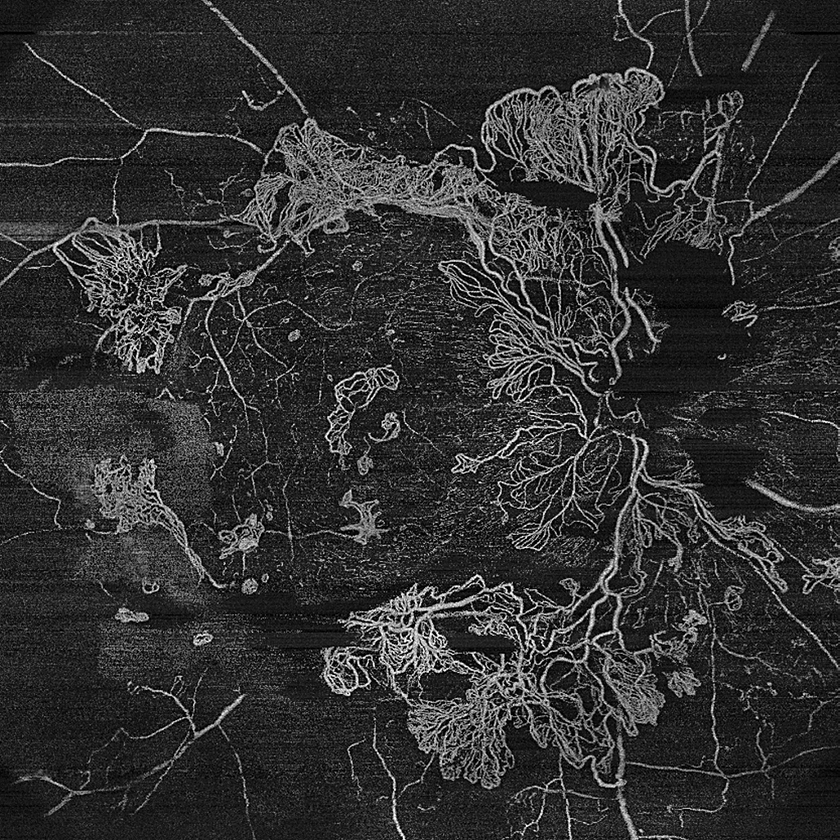
#> input picture src/ariake_octa/pdr_nve/examples/cases/case1_before.png, 840 x 840 px, shrunk from 1024 x 1024 before the run
$ python -i faz_segmentation.py   (imports and definitions only)   (older library calls are emulated)
#> lines starting #> are read from the running program, lines starting #| are printed output that depends on the picture; after the words box and inside, x2 and y2 are one past the last pixel; in counts of white or black regions, pixels touching at a corner belong together
#> further down, picture is the input picture: shape (840, 840); min 0, max 255, mean 49.7
"""
Enhanced FAZ (Foveal Avascular Zone) Segmentation Module

Multiple segmentation approaches inspired by:
- SAM-OCTA: Segment Anything Model adaptation
- S²A-Net: CNN+Transformer framework
- FAZ_Extraction: Traditional image processing
- MultitaskOCTA: Multi-task learning approach

This module provides a unified interface with multiple fallback methods.
"""

from typing import Dict, List, Optional, Tuple

import numpy as np
from skimage import measure, morphology, filters, segmentation, feature, transform
from scipy import ndimage
from skimage import feature, filters, measure, morphology, segmentation


class EnhancedFAZSegmentation:
    """
    Enhanced FAZ segmentation with multiple methods

    Supports:
    1. Morphological method (default, fast)
    2. Edge-based method (traditional)
    3. Region growing method (precise)
    4. Hybrid method (combines multiple approaches)
    """

    def __init__(
        self,
        method: str = "morphological",
        min_area_mm2: float = 0.1,
        max_area_mm2: float = 1.5,
        min_circularity: float = 0.5,
        pixel_size_mm: float = 0.00744,
    ):
        """
        Args:
            method: Segmentation method ('morphological', 'edge', 'region_growing', 'hybrid')
            min_area_mm2: Minimum FAZ area (mm²)
            max_area_mm2: Maximum FAZ area (mm²)
            min_circularity: Minimum circularity (0-1)
            pixel_size_mm: Pixel size (mm/pixel)
        """
        valid_methods = ["morphological", "edge", "region_growing", "hybrid"]
        if method not in valid_methods:
            raise ValueError(f"Method must be one of {valid_methods}")

        self.method = method
        self.min_area_mm2 = min_area_mm2
        self.max_area_mm2 = max_area_mm2
        self.min_circularity = min_circularity
        self.pixel_size_mm = pixel_size_mm

    def segment(
        self, vessel_image: np.ndarray, binary_mask: Optional[np.ndarray] = None
    ) -> Tuple[Optional[np.ndarray], Dict]:
        """
        Segment FAZ from vessel image

        Args:
            vessel_image: Grayscale vessel image (H×W)
            binary_mask: Pre-computed binary vessel mask (optional)

        Returns:
            faz_mask: FAZ region mask (H×W bool) or None if detection failed
            metrics: Dictionary of FAZ metrics
        """
        # Apply selected method
        if self.method == "morphological":
            faz_mask = self._morphological_method(vessel_image, binary_mask)
        elif self.method == "edge":
            faz_mask = self._edge_based_method(vessel_image)
        elif self.method == "region_growing":
            faz_mask = self._region_growing_method(vessel_image, binary_mask)
        elif self.method == "hybrid":
            faz_mask = self._hybrid_method(vessel_image, binary_mask)
        else:
            raise ValueError(f"Unknown method: {self.method}")

        # Validate and compute metrics
        if faz_mask is None:
            return None, self._empty_metrics()

        # Validate FAZ region
        is_valid, metrics = self._validate_and_measure(faz_mask)

        if not is_valid:
            return None, self._empty_metrics()

        return faz_mask, metrics

    def _morphological_method(
        self, vessel_image: np.ndarray, binary_mask: Optional[np.ndarray] = None
    ) -> Optional[np.ndarray]:
        """
        Morphological FAZ detection (fastest method)

        Based on traditional image processing approach
        """
        if binary_mask is None:
            # Binarize using Otsu if not provided
            threshold = filters.threshold_otsu(vessel_image)
#> threshold = 82
            binary_mask = vessel_image > threshold
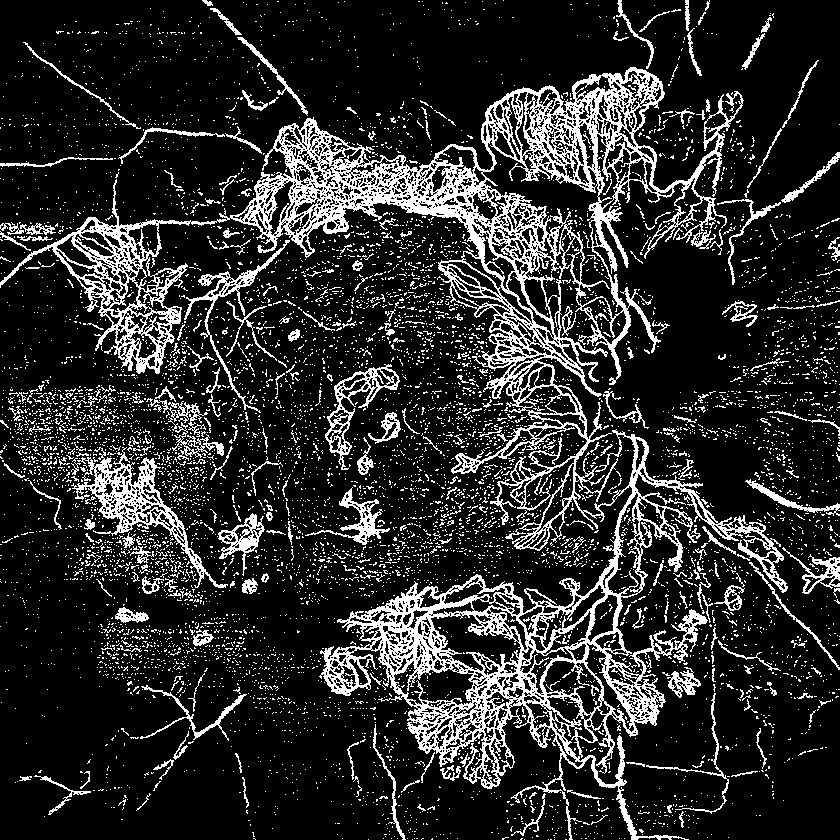
#> binary_mask: shape (840, 840) bool; 17.2% white in thin lines or dots

        # Invert to get avascular regions
        inverted = ~binary_mask
#> inverted: shape (840, 840) bool; 82.8% white; black in thin lines or dots

        # Find center seed point
        h, w = inverted.shape
#> h = 840; w = 840
        center_y, center_x = h // 2, w // 2
#> center_y = 420; center_x = 420

        # Search for avascular region near center
        seed_found = False
        for r in range(1, min(h, w) // 4):
            for dy in range(-r, r + 1):
                for dx in range(-r, r + 1):
                    y, x = center_y + dy, center_x + dx
                    if 0 <= y < h and 0 <= x < w and inverted[y, x]:
                        seed_y, seed_x = y, x
                        seed_found = True
                        break
                if seed_found:
                    break
            if seed_found:
                break

        if not seed_found:
            return None

        # Connected component analysis
        labeled = measure.label(inverted, connectivity=2)
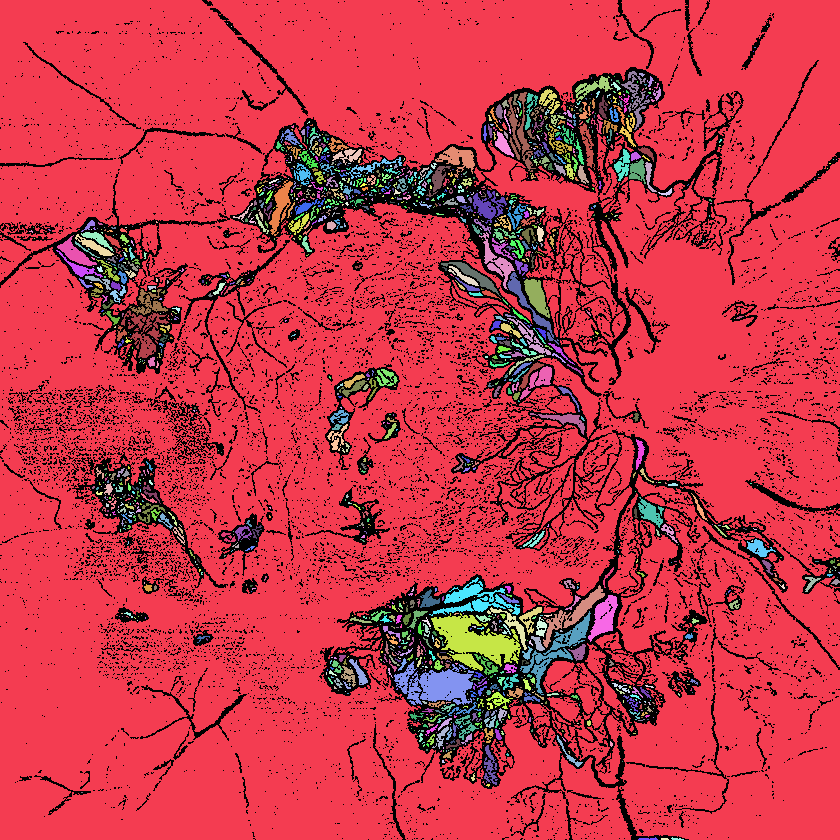
#> labeled: shape (840, 840) int32; 1514 distinct labels, from 0 to 1513; one colour per label, 0 black
        seed_label = labeled[seed_y, seed_x]
#> seed_label = 1

        if seed_label == 0:
            return None

        faz_mask = labeled == seed_label
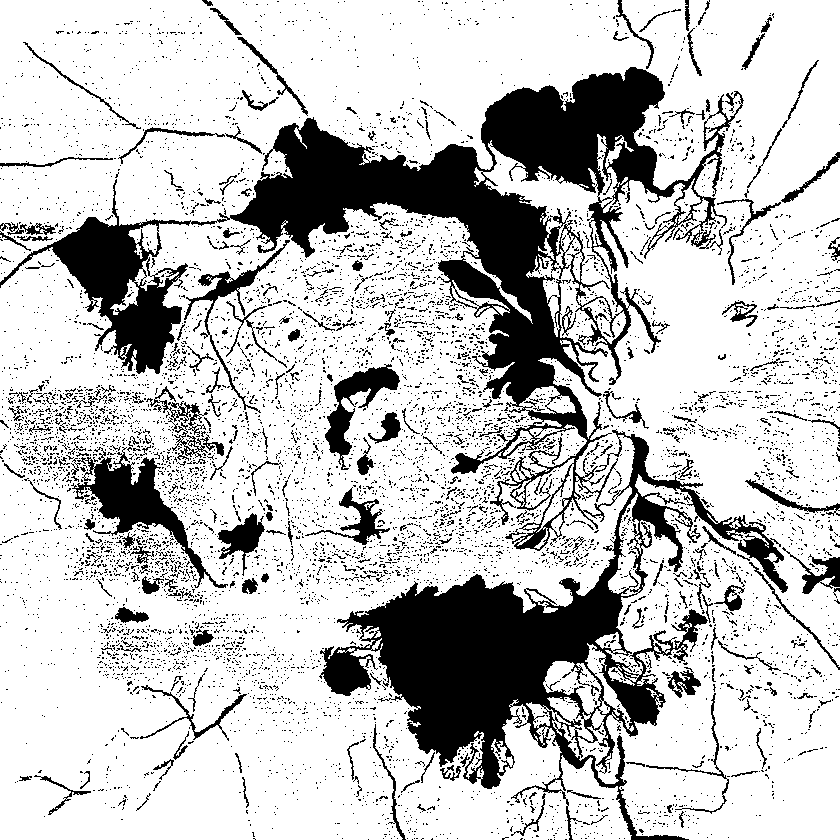
#> faz_mask: shape (840, 840) bool; 76.7% white; 7509 black regions (7222 under 20 px), largest, box (x1, y1, x2, y2) and area: (0, 67, 788, 840) 109939, (71, 447, 228, 588) 5016, (325, 364, 400, 470) 2384

        # Post-processing: fill holes and smooth
#> (the run stopped early here; a loop or call above may not have finished)

$ run again, on src/ariake_octa/pdr_nve/examples/cases/case2_before.png
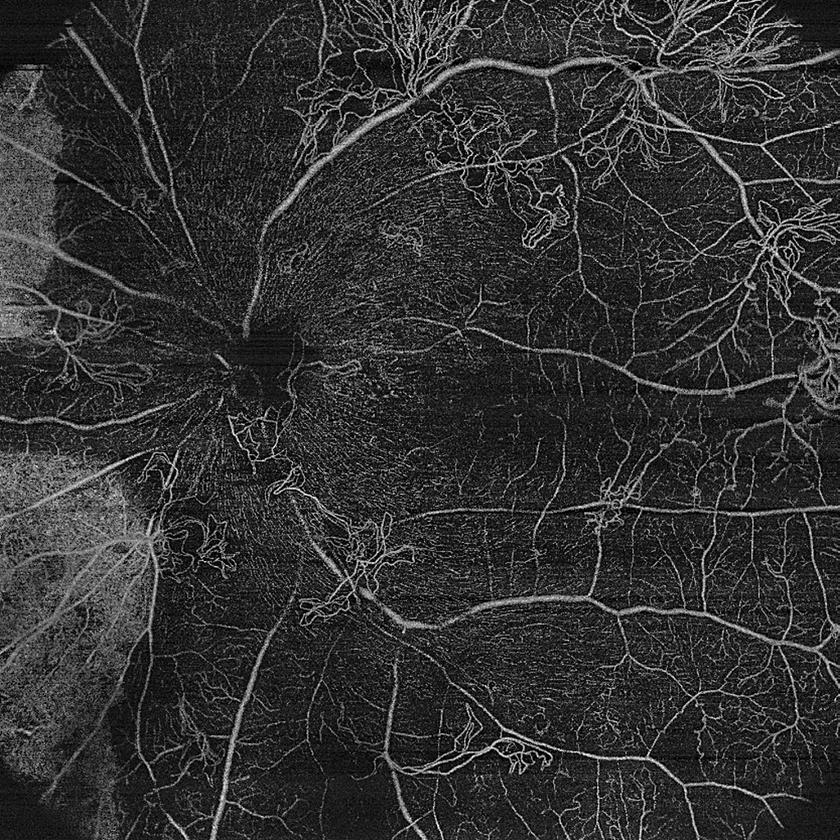
#> input picture src/ariake_octa/pdr_nve/examples/cases/case2_before.png, 840 x 840 px, shrunk from 1024 x 1024 before the run
#> picture is the input picture: shape (840, 840); min 0, max 255, mean 49.9
#> threshold = 71
#> binary_mask: shape (840, 840) bool; 22.8% white in thin lines or dots
#> inverted: shape (840, 840) bool; 77.2% white; black in thin lines or dots
#> in _morphological_method, `labeled = measure.label(inverted, connectivity=2)`:
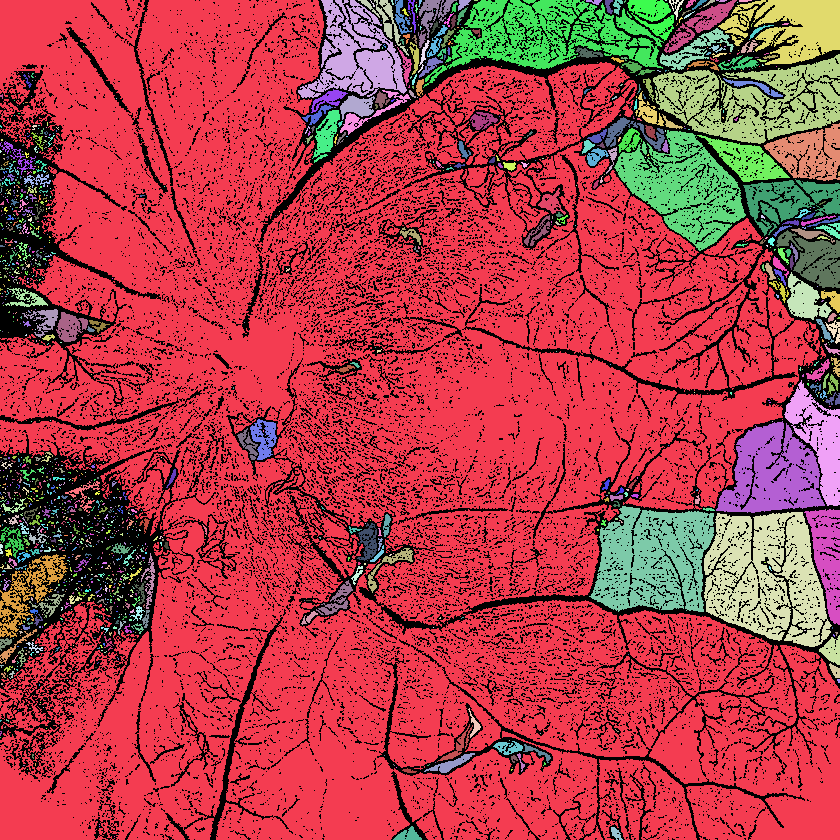
#> labeled: shape (840, 840) int32; 1434 distinct labels, from 0 to 1433; one colour per label, 0 black
#> seed_label = 1
#> in _morphological_method, `faz_mask = labeled == seed_label`:
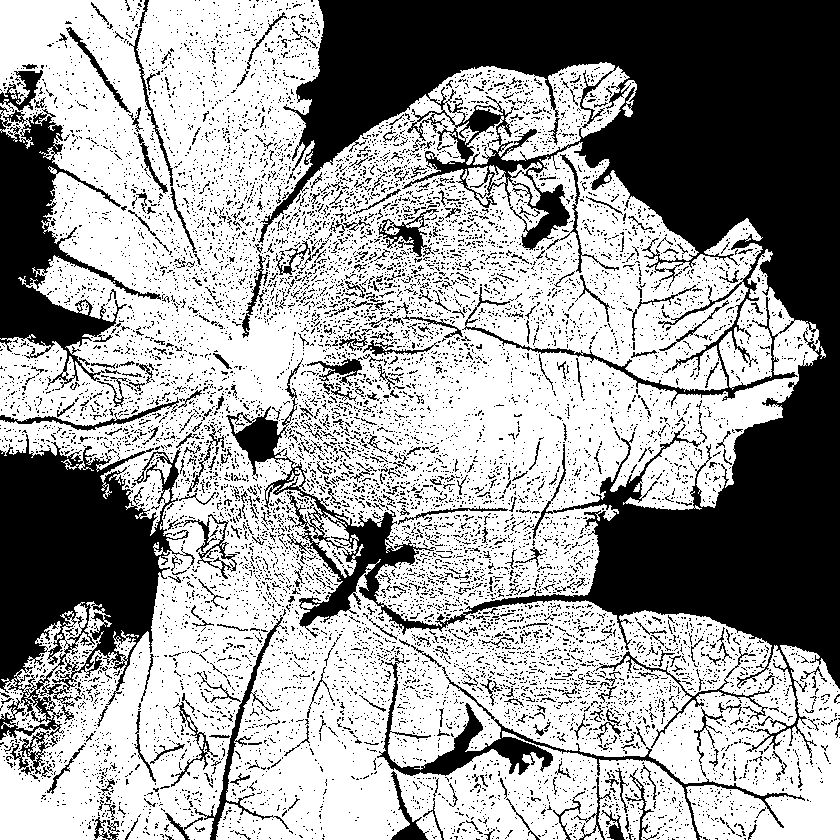
#> faz_mask: shape (840, 840) bool; 62% white; 11162 black regions (10713 under 20 px), largest, box (x1, y1, x2, y2) and area: (226, 0, 840, 758) 152078, (0, 434, 195, 747) 30836, (0, 109, 161, 388) 14277
